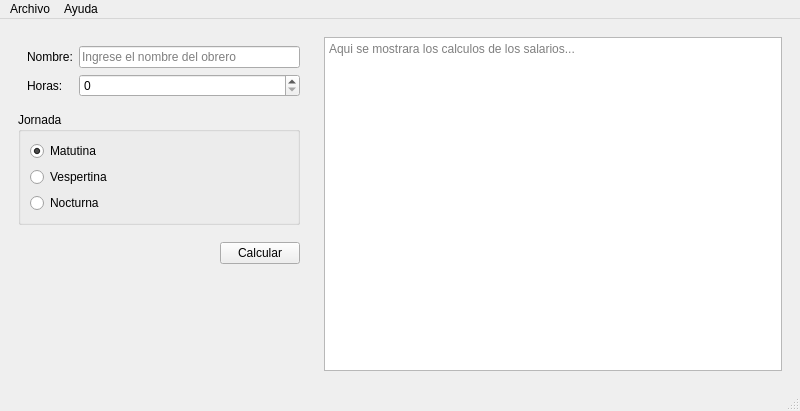
<?xml version="1.0" encoding="UTF-8"?>
<ui version="4.0">
 <class>Salarios</class>
 <widget class="QMainWindow" name="Salarios">
  <property name="geometry">
   <rect>
    <x>0</x>
    <y>0</y>
    <width>800</width>
    <height>411</height>
   </rect>
  </property>
  <property name="windowTitle">
   <string>Salarios</string>
  </property>
  <widget class="QWidget" name="centralwidget">
   <layout class="QHBoxLayout" name="horizontalLayout_3">
    <item>
     <widget class="QWidget" name="widget" native="true">
      <property name="sizePolicy">
       <sizepolicy hsizetype="Fixed" vsizetype="Preferred">
        <horstretch>0</horstretch>
        <verstretch>0</verstretch>
       </sizepolicy>
      </property>
      <property name="minimumSize">
       <size>
        <width>300</width>
        <height>0</height>
       </size>
      </property>
      <layout class="QVBoxLayout" name="verticalLayout_2">
       <item>
        <widget class="QWidget" name="widget_3" native="true">
         <layout class="QFormLayout" name="formLayout">
          <property name="rightMargin">
           <number>0</number>
          </property>
          <item row="1" column="0">
           <widget class="QLabel" name="label">
            <property name="text">
             <string>Nombre:</string>
            </property>
           </widget>
          </item>
          <item row="3" column="0">
           <widget class="QLabel" name="label_2">
            <property name="text">
             <string>Horas:</string>
            </property>
           </widget>
          </item>
          <item row="1" column="1">
           <widget class="QLineEdit" name="lineEdit">
            <property name="placeholderText">
             <string>Ingrese el nombre del obrero</string>
            </property>
           </widget>
          </item>
          <item row="3" column="1">
           <widget class="QSpinBox" name="spinBox">
            <property name="minimum">
             <number>0</number>
            </property>
            <property name="maximum">
             <number>50</number>
            </property>
            <property name="singleStep">
             <number>2</number>
            </property>
           </widget>
          </item>
         </layout>
        </widget>
       </item>
       <item>
        <widget class="QGroupBox" name="groupBox">
         <property name="title">
          <string>Jornada </string>
         </property>
         <layout class="QVBoxLayout" name="verticalLayout">
          <item>
           <widget class="QRadioButton" name="InMatutina">
            <property name="text">
             <string>Matutina</string>
            </property>
            <property name="checked">
             <bool>true</bool>
            </property>
           </widget>
          </item>
          <item>
           <widget class="QRadioButton" name="InVespertina">
            <property name="text">
             <string>Vespertina</string>
            </property>
           </widget>
          </item>
          <item>
           <widget class="QRadioButton" name="InNocturna">
            <property name="text">
             <string>Nocturna</string>
            </property>
           </widget>
          </item>
         </layout>
        </widget>
       </item>
       <item>
        <widget class="QWidget" name="widget_4" native="true">
         <layout class="QHBoxLayout" name="horizontalLayout">
          <property name="topMargin">
           <number>11</number>
          </property>
          <property name="rightMargin">
           <number>0</number>
          </property>
          <item>
           <spacer name="horizontalSpacer">
            <property name="orientation">
             <enum>Qt::Horizontal</enum>
            </property>
            <property name="sizeHint" stdset="0">
             <size>
              <width>164</width>
              <height>20</height>
             </size>
            </property>
           </spacer>
          </item>
          <item>
           <widget class="QPushButton" name="cmdCalcular">
            <property name="text">
             <string>Calcular</string>
            </property>
           </widget>
          </item>
         </layout>
        </widget>
       </item>
       <item>
        <spacer name="verticalSpacer">
         <property name="orientation">
          <enum>Qt::Vertical</enum>
         </property>
         <property name="sizeHint" stdset="0">
          <size>
           <width>20</width>
           <height>41</height>
          </size>
         </property>
        </spacer>
       </item>
      </layout>
     </widget>
    </item>
    <item>
     <widget class="QWidget" name="widget_2" native="true">
      <layout class="QHBoxLayout" name="horizontalLayout_2">
       <item>
        <widget class="QPlainTextEdit" name="plainTextEdit">
         <property name="readOnly">
          <bool>true</bool>
         </property>
         <property name="placeholderText">
          <string>Aqui se mostrara los calculos de los salarios...</string>
         </property>
        </widget>
       </item>
      </layout>
     </widget>
    </item>
   </layout>
  </widget>
  <widget class="QMenuBar" name="menubar">
   <property name="geometry">
    <rect>
     <x>0</x>
     <y>0</y>
     <width>800</width>
     <height>26</height>
    </rect>
   </property>
   <widget class="QMenu" name="menuArchivo">
    <property name="title">
     <string>Archivo</string>
    </property>
    <addaction name="actionNuevo"/>
    <addaction name="actionAbrir"/>
    <addaction name="actionGuardar"/>
    <addaction name="separator"/>
    <addaction name="actionCalcular"/>
    <addaction name="actionSalir"/>
   </widget>
   <widget class="QMenu" name="menuAyuda">
    <property name="title">
     <string>Ayuda</string>
    </property>
    <addaction name="actionAcerca_de_salarios"/>
   </widget>
   <addaction name="menuArchivo"/>
   <addaction name="menuAyuda"/>
  </widget>
  <widget class="QStatusBar" name="statusbar"/>
  <action name="actionNuevo">
   <property name="text">
    <string>Nuevo</string>
   </property>
  </action>
  <action name="actionAbrir">
   <property name="text">
    <string>Abrir</string>
   </property>
  </action>
  <action name="actionGuardar">
   <property name="text">
    <string>Guardar</string>
   </property>
  </action>
  <action name="actionAcerca_de_salarios">
   <property name="text">
    <string>Acerca de salarios</string>
   </property>
  </action>
  <action name="actionCalcular">
   <property name="text">
    <string>Calcular </string>
   </property>
  </action>
  <action name="actionSalir">
   <property name="text">
    <string>Salir</string>
   </property>
  </action>
 </widget>
 <resources/>
 <connections/>
</ui>
